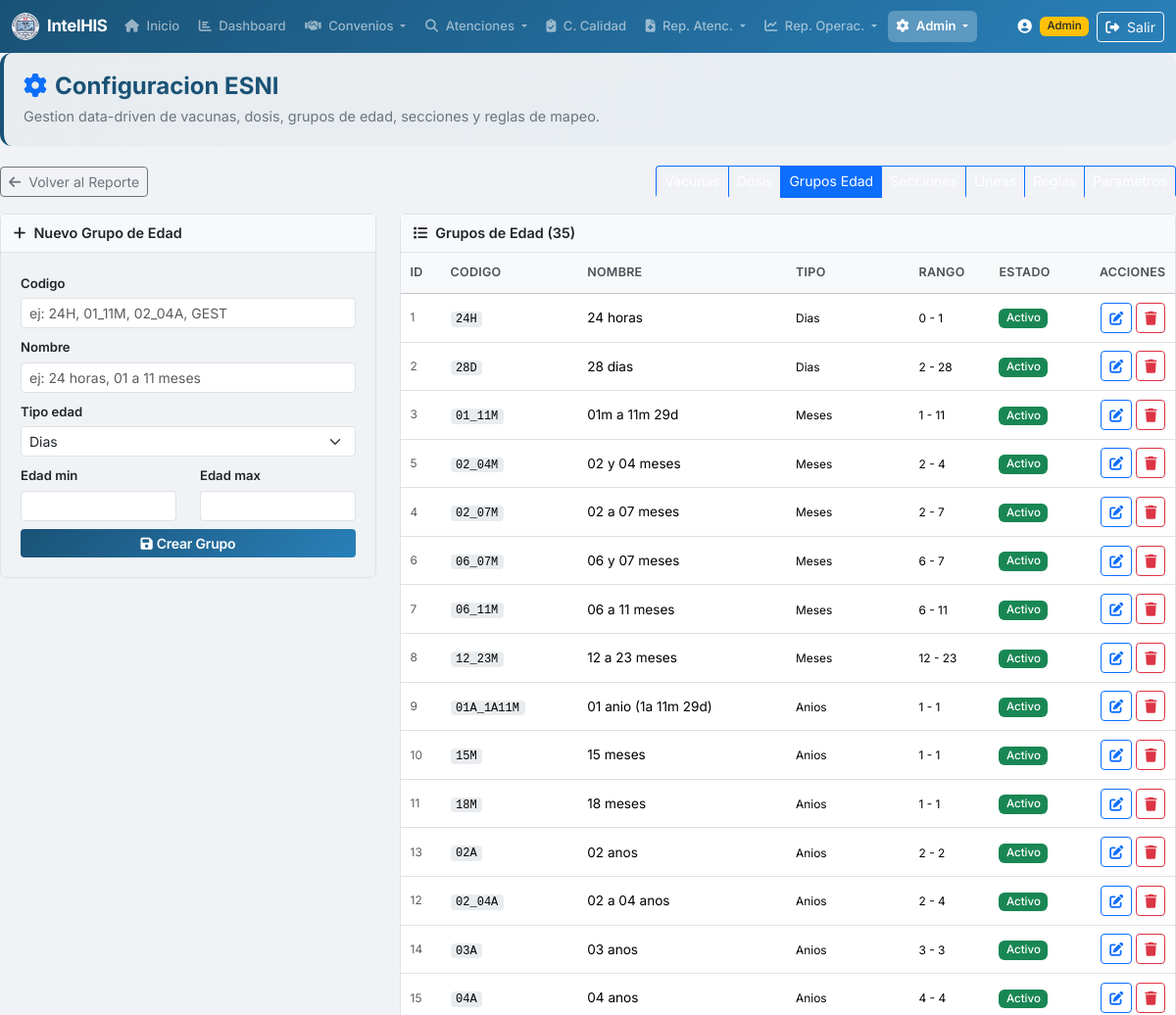
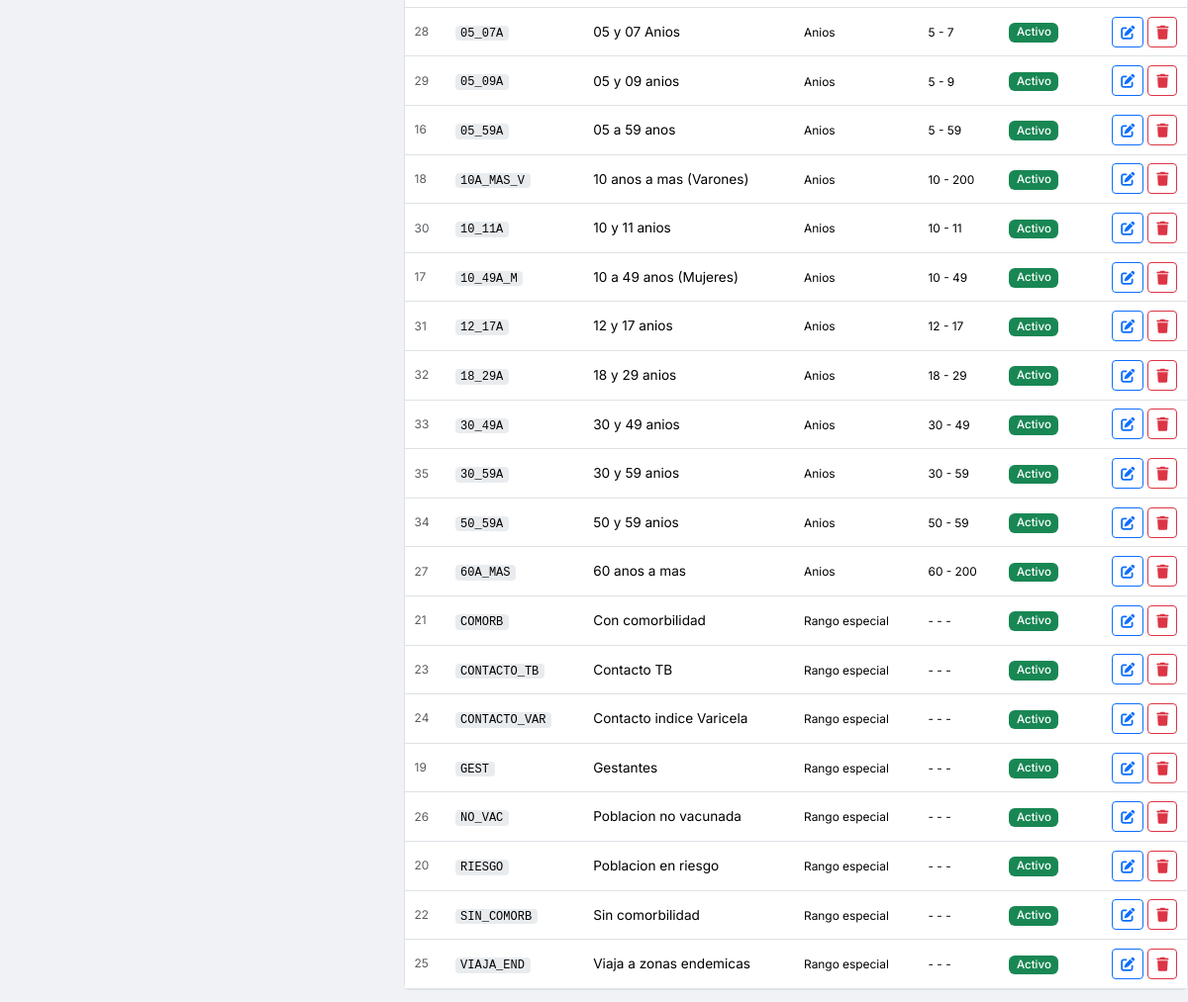
The app's page /esni_config.php?tab=grupos (signed in), older data (2 pictures, top to bottom).
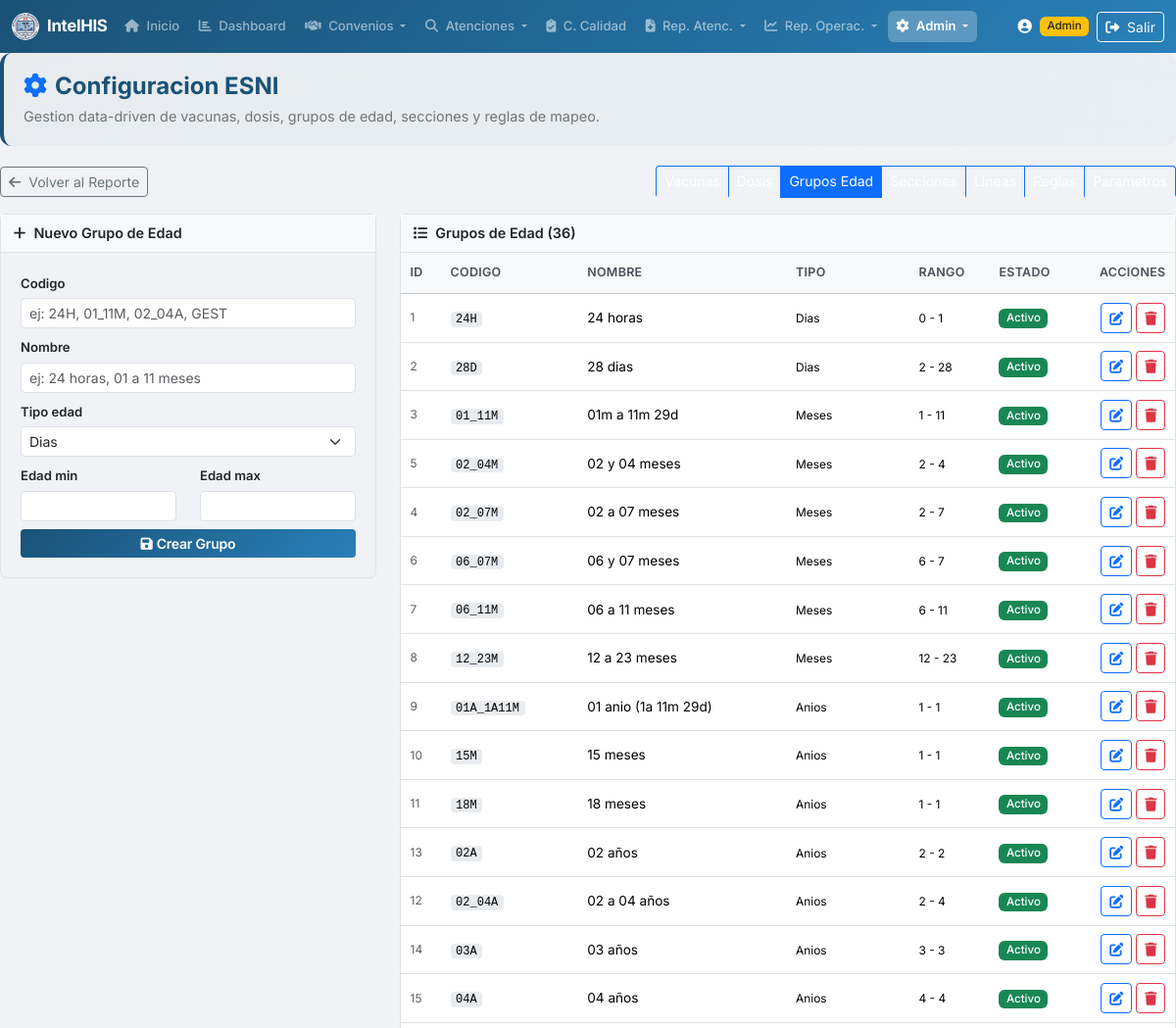
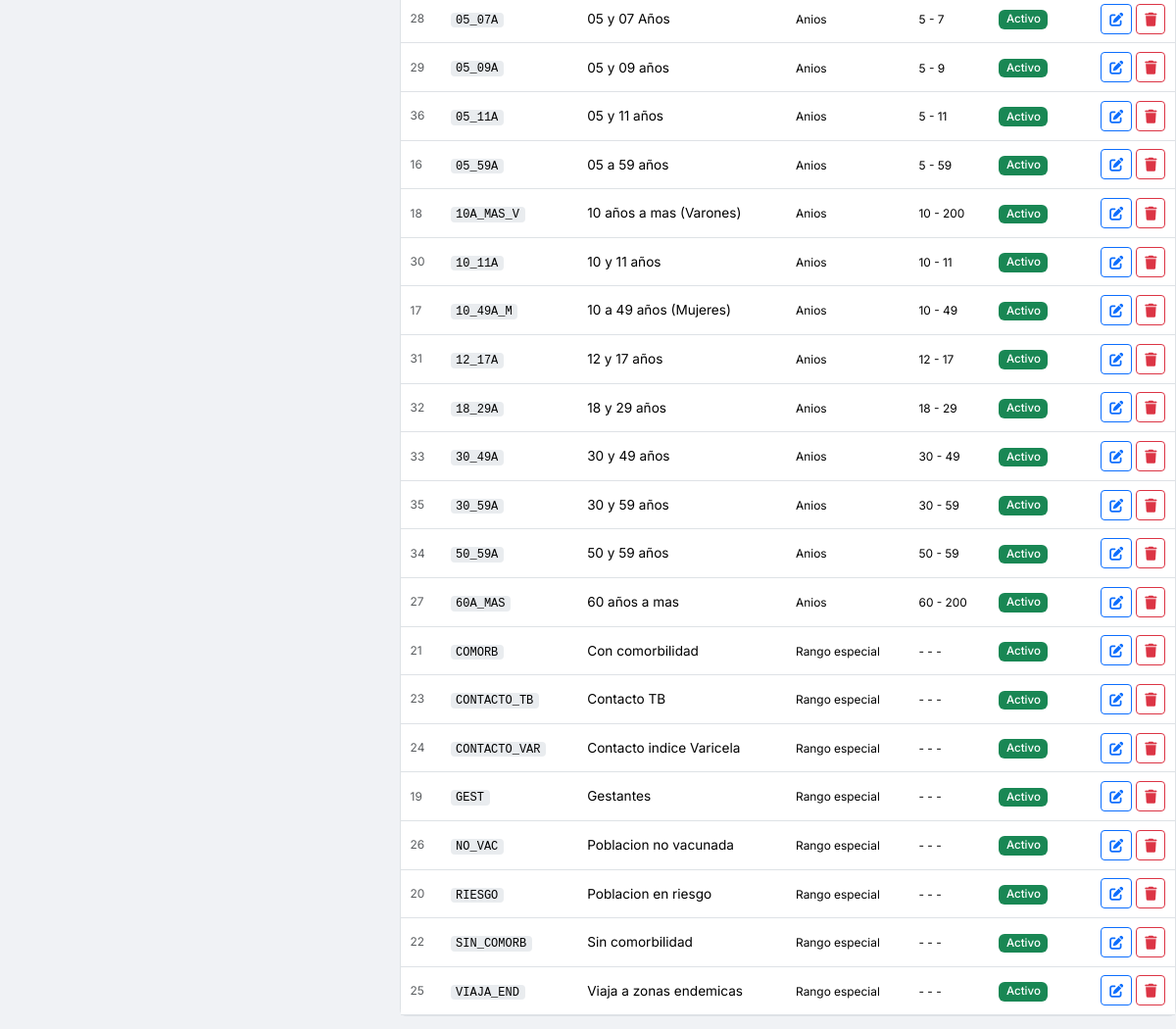
The same page, newer data (2 pictures, top to bottom).
### tables this page shows
CREATE TABLE `ESNI_GRUPO_EDAD` (
  `id_grupo_edad` int(11) NOT NULL,
  `codigo` varchar(40) NOT NULL,
  `nombre` varchar(80) NOT NULL,
  `tipo_edad` enum('D','M','A','R') NOT NULL DEFAULT 'A',
  `edad_min` int(11) DEFAULT NULL,
  `edad_max` int(11) DEFAULT NULL,
  `descripcion` varchar(150) DEFAULT NULL,
  `activo` tinyint(1) NOT NULL DEFAULT 1
);

### includes/functions.php (called while the page is built, shortened)
<?php
function clean($str) {
    return htmlspecialchars($str ?? '', ENT_QUOTES, 'UTF-8');
}

### esni_config.php (the view, shortened to what the rows shown need)
<?php
require_once 'includes/functions.php';
$pdo = getDBConnection();
$tab = $_GET['tab'] ?? 'vacunas';
$tab = in_array($tab, ['vacunas','dosis','grupos','secciones','lineas','reglas','parametros']) ? $tab : 'vacunas';
include 'includes/header.php';
?>
<?php
if ($tab === 'vacunas'):
    $vacunas = $pdo->query("SELECT * FROM ESNI_VACUNA ORDER BY codigo")->fetchAll();
?>
<div class="row">
    <div class="col-lg-4">
        <div class="config-card">
            <div class="config-card-header"><span><i class="fas fa-plus me-2"></i>Nueva Vacuna</span></div>
            <div class="card-body">
                <form method="POST">
                    <input type="hidden" name="accion" value="crear_vacuna">
                    <div class="mb-2"><label class="form-label small fw-semibold">Codigo</label><input type="text" name="codigo" class="form-control form-control-sm" required placeholder="ej: BCG, HVB, PENTA"></div>
                    <div class="mb-2"><label class="form-label small fw-semibold">Nombre</label><input type="text" name="nombre" class="form-control form-control-sm" required placeholder="ej: BCG, Hepatitis Viral B"></div>
                    <div class="mb-2"><label class="form-label small fw-semibold">Descripcion</label><input type="text" name="descripcion" class="form-control form-control-sm" placeholder="Descripcion opcional"></div>
                    <div class="mb-2"><label class="form-label small fw-semibold">Color (UI)</label><input type="color" name="color" class="form-control form-control-color" value="#0d6efd"></div>
                    <button class="btn btn-sm btn-his w-100"><i class="fas fa-save me-1"></i>Crear Vacuna</button>
                </form>
            </div>
        </div>
    </div>
    <div class="col-lg-8">
        <div class="config-card">
            <div class="config-card-header"><span><i class="fas fa-list me-2"></i>Vacunas Configuradas (<?= count($vacunas) ?>)</span></div>
            <div class="table-responsive">
                <table class="table table-sm mb-0">
                    <thead class="table-light">
                        <tr><th>ID</th><th>Codigo</th><th>Nombre</th><th>Color</th><th>Estado</th><th class="text-end">Acciones</th></tr>
                    </thead>
                    <tbody>
                        <?php foreach ($vacunas as $v): ?>
                        <tr>
                            <td class="text-muted small"><?= $v['id_vacuna'] ?></td>
                            <td><span class="mono-pill"><?= clean($v['codigo']) ?></span></td>
                            <td>
                                <span class="color-dot" style="background:<?= clean($v['color']) ?>"></span>
                                <?= clean($v['nombre']) ?>
                                <?php if ($v['descripcion']): ?><small class="text-muted d-block"><?= clean($v['descripcion']) ?></small><?php endif; ?>
                            </td>
                            <td><code><?= clean($v['color']) ?></code></td>
                            <td><?= $v['activo'] ? '<span class="badge bg-success">Activo</span>' : '<span class="badge bg-secondary">Inactivo</span>' ?></td>
                            <td class="text-end">
                                <button class="btn btn-sm btn-outline-primary" data-bs-toggle="modal" data-bs-target="#editModal"
                                    data-tipo="vacuna" data-id="<?= $v['id_vacuna'] ?>"
                                    data-codigo="<?= clean($v['codigo']) ?>" data-nombre="<?= clean($v['nombre']) ?>"
                                    data-descripcion="<?= clean($v['descripcion']) ?>" data-color="<?= clean($v['color']) ?>"
                                    data-activo="<?= $v['activo'] ?>"><i class="fas fa-edit"></i></button>
                                <form method="POST" class="d-inline" onsubmit="return confirm('Eliminar vacuna? Tambien se eliminaran sus lineas y reglas asociadas.')">
                                    <input type="hidden" name="accion" value="eliminar_vacuna">
                                    <input type="hidden" name="id_vacuna" value="<?= $v['id_vacuna'] ?>">
                                    <button class="btn btn-sm btn-outline-danger"><i class="fas fa-trash"></i></button>
                                </form>
                            </td>
                        </tr>
                        <?php endforeach; ?>
                    </tbody>
                </table>
            </div>
        </div>
    </div>
</div>
<?php
elseif ($tab === 'grupos'):
    $grupos = $pdo->query("SELECT * FROM ESNI_GRUPO_EDAD ORDER BY tipo_edad, edad_min, codigo")->fetchAll();
    $tipos = ['D'=>'Dias','M'=>'Meses','A'=>'Anios','R'=>'Rango especial'];
?>
<div class="row">
    <div class="col-lg-8">
        <div class="config-card">
            <div class="table-responsive">
                <table class="table table-sm mb-0">
                    <thead class="table-light"><tr><th>ID</th><th>Codigo</th><th>Nombre</th><th>Tipo</th><th>Rango</th><th>Estado</th><th class="text-end">Acciones</th></tr></thead>
                    <tbody>
                        <?php foreach ($grupos as $g): ?>
                        <tr>
                            <td class="text-muted small"><?= $g['id_grupo_edad'] ?></td>
                            <td><span class="mono-pill"><?= clean($g['codigo']) ?></span></td>
                            <td><?= clean($g['nombre']) ?></td>
                            <td><small><?= $tipos[$g['tipo_edad']] ?? $g['tipo_edad'] ?></small></td>
                            <td><small><?= $g['edad_min'] !== null ? $g['edad_min'] : '-' ?> - <?= $g['edad_max'] !== null ? $g['edad_max'] : '-' ?></small></td>
                            <td><?= $g['activo'] ? '<span class="badge bg-success">Activo</span>' : '<span class="badge bg-secondary">Inactivo</span>' ?></td>
                            <td class="text-end">
                                <button class="btn btn-sm btn-outline-primary" data-bs-toggle="modal" data-bs-target="#editModal"
                                    data-tipo="grupo" data-id="<?= $g['id_grupo_edad'] ?>" data-codigo="<?= clean($g['codigo']) ?>"
                                    data-nombre="<?= clean($g['nombre']) ?>" data-tipo-edad="<?= $g['tipo_edad'] ?>"
                                    data-edad-min="<?= $g['edad_min'] ?>" data-edad-max="<?= $g['edad_max'] ?>" data-activo="<?= $g['activo'] ?>"><i class="fas fa-edit"></i></button>
                                <form method="POST" class="d-inline" onsubmit="return confirm('Eliminar grupo de edad?')">
                                    <button class="btn btn-sm btn-outline-danger"><i class="fas fa-trash"></i></button>
                                </form>
                            </td>
                        </tr>
                        <?php endforeach; ?>
                    </tbody>
                </table>
            </div>
        </div>
    </div>
</div>
<?php
endif; ?>
<?php include 'includes/footer.php';

Row changes from the older to the newer data that the page shows:
changed esni_grupo_edad id 13: nombre "02 anos" → "02 años"
changed esni_grupo_edad id 12: nombre "02 a 04 anos" → "02 a 04 años"
changed esni_grupo_edad id 14: nombre "03 anos" → "03 años"
changed esni_grupo_edad id 15: nombre "04 anos" → "04 años"
changed esni_grupo_edad id 28: nombre "05 y 07 Anios" → "05 y 07 Años"
changed esni_grupo_edad id 29: nombre "05 y 09 anios" → "05 y 09 años"
added esni_grupo_edad: id_grupo_edad "36", codigo "05_11A", nombre "05 y 11 años", tipo_edad "Anios", edad_min "5", edad_max "11", activo "Activo"
changed esni_grupo_edad id 16: nombre "05 a 59 anos" → "05 a 59 años"
changed esni_grupo_edad "10A_MAS_V": nombre "10 anos a mas (Varones)" → "10 años a mas (Varones)"
changed esni_grupo_edad id 30: nombre "10 y 11 anios" → "10 y 11 años"
changed esni_grupo_edad "10_49A_M": nombre "10 a 49 anos (Mujeres)" → "10 a 49 años (Mujeres)"
changed esni_grupo_edad id 31: nombre "12 y 17 anios" → "12 y 17 años"
changed esni_grupo_edad id 32: nombre "18 y 29 anios" → "18 y 29 años"
changed esni_grupo_edad id 33: nombre "30 y 49 anios" → "30 y 49 años"
changed esni_grupo_edad id 35: nombre "30 y 59 anios" → "30 y 59 años"
changed esni_grupo_edad id 34: nombre "50 y 59 anios" → "50 y 59 años"
changed esni_grupo_edad "60A_MAS": nombre "60 anos a mas" → "60 años a mas"
Text that changed along with them:
count($grupos): "35" → "36"
